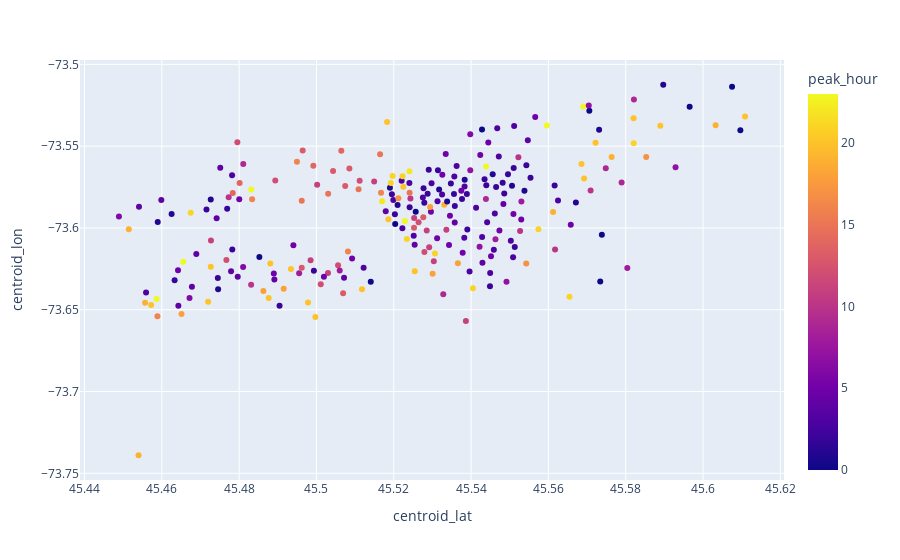

Notebook source saved alongside this figure:
### Code cell
carshare.head()
fig = px.scatter(data_frame=carshare, x='centroid_lat', y='centroid_lon', opacity=1, color='peak_hour')
fig.show()

### Figure 1 — Plotly figure (JSON) as saved in the notebook; plotly's stock layout.template omitted (floating-point values rounded to 4 significant figures; data arrays with more than 128 entries replaced by an {"elided": "..."} marker saying what was removed)
{"data": [{"hovertemplate": "centroid_lat=%{x}<br>centroid_lon=%{y}<br>peak_hour=%{marker.color}<extra></extra>", "legendgroup": "", "marker": {"color": {"elided": "249 int values"}, "coloraxis": "coloraxis", "opacity": 1, "symbol": "circle"}, "mode": "markers", "name": "", "orientation": "v", "showlegend": false, "type": "scatter", "x": {"elided": "249 float values"}, "xaxis": "x", "y": {"elided": "249 float values"}, "yaxis": "y"}], "layout": {"coloraxis": {"colorbar": {"title": {"text": "peak_hour"}}, "colorscale": [[0, "#0d0887"], [0.1111, "#46039f"], [0.2222, "#7201a8"], [0.3333, "#9c179e"], [0.4444, "#bd3786"], [0.5556, "#d8576b"], [0.6667, "#ed7953"], [0.7778, "#fb9f3a"], [0.8889, "#fdca26"], [1, "#f0f921"]]}, "legend": {"tracegroupgap": 0}, "margin": {"t": 60}, "xaxis": {"anchor": "y", "domain": [0, 1], "title": {"text": "centroid_lat"}}, "yaxis": {"anchor": "x", "domain": [0, 1], "title": {"text": "centroid_lon"}}}}
